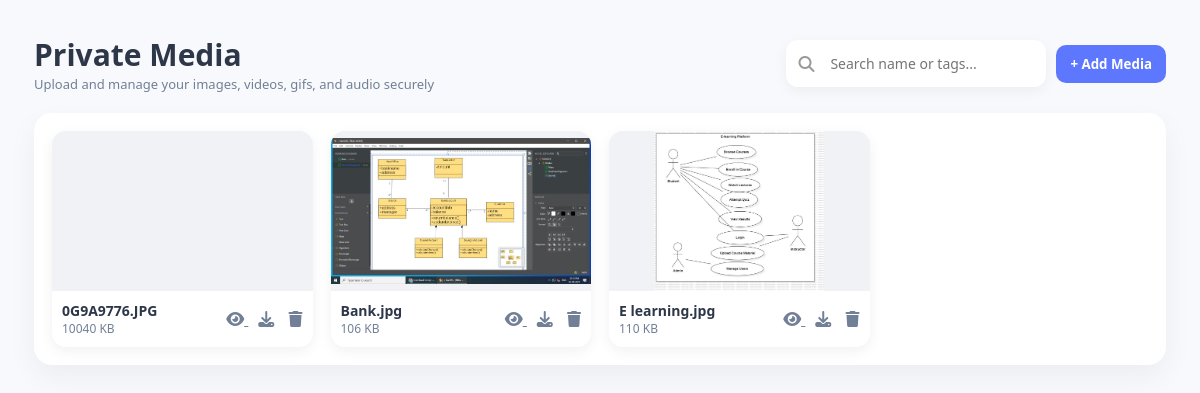
Screenshot of /KeyWallet/DASHBOARD/privatemedia.php (signed in) with the database file from the repository.
### tables this page shows
CREATE TABLE `media` (
  `id` int(11) NOT NULL,
  `user_id` int(11) NOT NULL,
  `name` varchar(255) NOT NULL,
  `size` varchar(50) NOT NULL,
  `type` varchar(50) NOT NULL,
  `tags` varchar(255) DEFAULT NULL,
  `uploaded_at` timestamp NOT NULL DEFAULT current_timestamp(),
  `file_path` varchar(255) NOT NULL
);

### KeyWallet/DASHBOARD/privatemedia.php (the view, shortened to what this page needs)
<?php
include 'auth_check.php';
$user_id = $_SESSION['user_id'];
$search = isset($_GET['search']) ? $conn->real_escape_string($_GET['search']) : "";
$orderBy = "name ASC";
$sql = "SELECT * FROM media WHERE user_id='$user_id'";
$sql .= " ORDER BY $orderBy";
$media = $conn->query($sql);
?>
<!DOCTYPE html>
<html lang="en">
<head>
    <link rel="stylesheet" href="https://cdnjs.cloudflare.com/ajax/libs/font-awesome/6.4.0/css/all.min.css">
</head>
<body>
    <main class="main">
        <div class="header">
            <div>
                <h1 class="page-title">Private Media</h1>
                <div class="muted">Upload and manage your images, videos, gifs, and audio securely</div>
            </div>
            <form method="get" style="display:flex;align-items:center;gap:10px;">
                <div class="search-box" style="width:260px;">
                    <i class="fa fa-search" style="margin-right:8px;color:#999;"></i>
                    <input type="text" name="search" placeholder="Search name or tags..."
                        value="<?= htmlspecialchars($search) ?>">
                </div>
                <button type="button" class="btn" onclick="openModal('uploadModal')">+ Add Media</button>
            </form>
        </div>
        <div class="card">
            <div class="gallery">
                <?php while ($row = $media->fetch_assoc()): ?>
                    <div class="media-tile">
                        <div class="thumb">
                            <?php if (in_array($row['type'], ['jpg', 'jpeg', 'png', 'gif'])): ?>
                                <img src="<?= $row['file_path'] ?>" alt="">
                            <?php elseif (in_array($row['type'], ['mp4', 'webm'])): ?>
                                <video controls src="<?= $row['file_path'] ?>"></video>
                            <?php elseif (in_array($row['type'], ['mp3', 'wav'])): ?>
                                <audio controls src="<?= $row['file_path'] ?>"></audio>
                            <?php endif; ?>
                        </div>
                        <div class="meta">
                            <div>
                                <div class="filename"><?= htmlspecialchars($row['name']) ?></div>
                                <div class="small"><?= $row['size'] ?></div>
                            </div>
                            <div class="actions">
                                <a href="#" onclick="openViewer('<?= $row['file_path'] ?>', '<?= $row['type'] ?>'); return false;">
                                    <i class="fa fa-eye"></i>
                                </a>
                                <a href="<?= $row['file_path'] ?>" download><i class="fa fa-download"></i></a>
                                <a href="?delete=<?= $row['id'] ?>" onclick="return confirm('Delete this file?')">
                                    <i class="fa fa-trash delete"></i>
                                </a>
                            </div>
                        </div>
                    </div>
                <?php endwhile; ?>
            </div>
        </div>
    </main>
</body>
</html>

### KeyWallet/DASHBOARD/privatemedia.php (style rules this page uses)
:root { --content-bg: #f8f9fc; --card-bg: #ffffff; --text-dark: #2d3748; --text-light: #718096; --sidebar-accent: #5d78ff; --danger: #f87171; --transition: all 0.22s cubic-bezier(.175, .885, .32, 1.275); }
* { box-sizing: border-box; margin: 0; padding: 0; font-family: "Segoe UI", system-ui, sans-serif; }
body { background: var(--content-bg); color: var(--text-dark); }
.main { padding: 34px; max-width: 1200px; margin: auto; display: flex; flex-direction: column; gap: 20px; }
.header { display: flex; justify-content: space-between; align-items: center; flex-wrap: wrap; gap: 12px; }
.page-title { font-size: 30px; font-weight: 700; color: var(--text-dark); }
.muted { color: var(--text-light); font-size: 13px; }
.btn { background: var(--sidebar-accent); color: white; border: none; padding: 10px 14px; border-radius: 10px; font-weight: 600; cursor: pointer; transition: var(--transition); }
.card { background: var(--card-bg); border-radius: 18px; padding: 18px; box-shadow: 0 12px 30px rgba(0, 0, 0, 0.05); }
.gallery { display: grid; grid-template-columns: repeat(auto-fill, minmax(220px, 1fr)); gap: 18px; }
.media-tile { background: #fff; border-radius: 14px; box-shadow: 0 4px 14px rgba(0, 0, 0, 0.06); overflow: hidden; display: flex; flex-direction: column; transition: var(--transition); }
.thumb { height: 160px; display: flex; align-items: center; justify-content: center; background: #f1f2f6; overflow: hidden; }
.thumb img, .thumb video { max-width: 100%; max-height: 100%; object-fit: cover; }
.meta { padding: 10px; display: flex; justify-content: space-between; align-items: center; }
.filename { font-size: 14px; font-weight: 600; color: var(--text-dark); }
.small { font-size: 12px; color: var(--text-light); }
.actions a { margin-left: 10px; color: var(--text-light); transition: var(--transition); }
.search-box { flex: 1; display: flex; align-items: center; background: #fff; border-radius: 12px; padding: 6px 12px; box-shadow: 0 4px 14px rgba(0, 0, 0, 0.05); }
.search-box input { border: none; outline: none; flex: 1; padding: 8px; font-size: 14px; }
input, textarea { width: 100%; padding: 10px; border: 1px solid #ddd; border-radius: 8px; }

### rows the page displays
media: name "0G9A9776.JPG", size "10040 KB"
media: file_path (picture), name "Bank.jpg", size "106 KB"
media: file_path (picture), name "E learning.jpg", size "110 KB"
